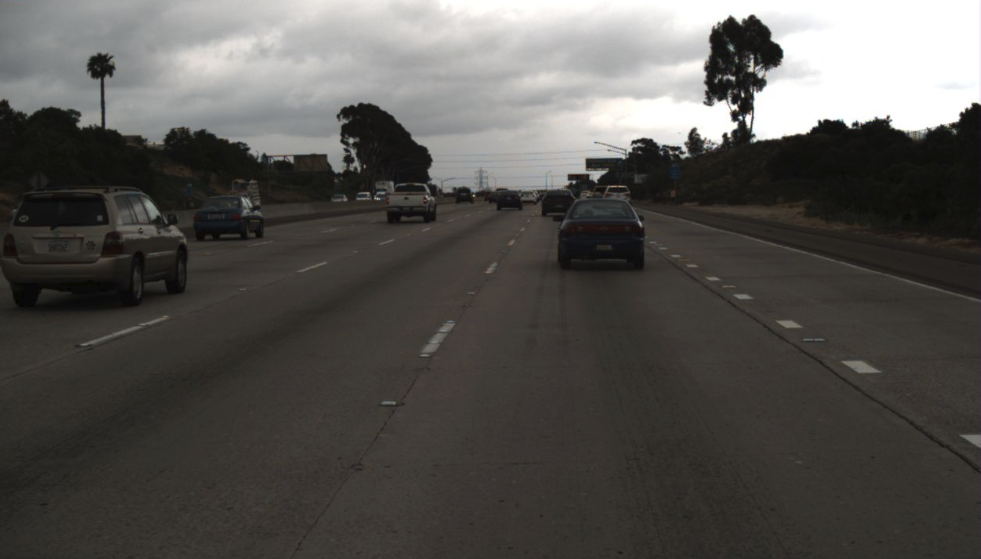
#> input picture code/lane_dectection/test_image/image/other/22.jpg, 981 x 559 px
$ python -i main.py   (imports and definitions only)   (older library calls are emulated)
#> lines starting #> are read from the running program, lines starting #| are printed output that depends on the picture; after the words box and inside, x2 and y2 are one past the last pixel; in counts of white or black regions, pixels touching at a corner belong together; long printed decimals are rounded
### code/lane_dectection/code/img_preprocess_dd.py
# 调库
import cv2
import numpy as np
from matplotlib import pyplot as plt

# 引用其他模块
import main

""" 这一部分是图像预处理的过程，包括灰度化，高斯滤波，高斯模糊，canny边缘提取 """


# 直方图均衡化
# [20 lines left out: functions histogram_equalization, grayscale, not called in this run]

# 灰度图转换 处理单张照片
def img_gray(img):
    img_gray = cv2.cvtColor(img, cv2.COLOR_RGB2GRAY)
    return img_gray

# 自定义的高斯滤波
def GaussianFilter(img):
    h, w, c = img.shape
    # 高斯滤波
    K_size = 3
    sigma = 1.3

    # 零填充
    pad = K_size // 2
    out = np.zeros((h + 2 * pad, w + 2 * pad, c), dtype=float) # np.float 改为float
    out[pad:pad + h, pad:pad + w] = img.copy().astype(float)

    # 定义滤波核
    K = np.zeros((K_size, K_size), dtype=float)

    for x in range(-pad, -pad + K_size):
        for y in range(-pad, -pad + K_size):
            K[y + pad, x + pad] = np.exp(-(x ** 2 + y ** 2) / (2 * (sigma ** 2)))
    K /= (sigma * np.sqrt(2 * np.pi))
    K /= K.sum()

    # 卷积的过程
    tmp = out.copy()
    for y in range(h):
        for x in range(w):
            for ci in range(c):
                out[pad + y, pad + x, ci] = np.sum(K * tmp[y:y + K_size, x:x + K_size, ci])

    out_image = out[pad:pad + h, pad:pad + w].astype(np.uint8)

    return out_image


# 将all灰度图片进行高斯滤波之后保存
# [27 lines left out: functions Gaussian_img_save, Canny_img_save, img_canny, not called in this run]

### code/lane_dectection/code/lane_white_yellow_bb.py
# 调库
import cv2
import numpy as np

# 引用其他模块
import main

""" 获得白色和黄色的车道线 """

# 在图像的中下部获得白色的车道线的最大值
def Get_White_Max_Value(img):
    max_val = 0

    imshape = img.shape  # 获取图像大小

    # 使用两个嵌套的循环遍历车道附近的行和列
    for i in range(int(img.shape[0]/2), img.shape[0]):
        for j in range(int(img.shape[1] * 0.2), int(img.shape[1] * 0.8)):
            t_min = 255
            # 每个像素位置，遍历颜色通道
            for c in range(3):
                val = img[i, j, c]
                if val < t_min:
                    t_min = val
            if t_min > max_val:
                max_val = t_min
    # 返回最大的白色值
    return max_val


# RGB_Value 是一个长度为3的整型数组，表示颜色阈值；radius 是颜色半径
# 做颜色切割
def do_color_slicing(image, rgb_value, radius):
    row_size, col_size, _ = image.shape
    # 嵌套的循环遍历图像的每个像素点
    for i in range(row_size):
        for j in range(col_size):
            # 计算当前像素点与给定颜色阈值之间的差值
            l_r = int(image[i, j, 2]) - rgb_value[0]
            l_g = int(image[i, j, 1]) - rgb_value[1]
            l_b = int(image[i, j, 0]) - rgb_value[2]
            # 如果平方和大于颜色半径的平方，则将该像素点的RGB分量设置为0，即将其切割掉
            if (l_r * l_r + l_g * l_g + l_b * l_b > radius * radius):
                image[i, j] = [0, 0, 0]
    return image


# 获得白色掩膜
def Get_White_Line(input_image):
    # 2.获取 img_after_gaussian 的白色线的最大值
    white_max = Get_White_Max_Value(input_image)
    white_max *= 0.9

    rgb_white = [white_max, white_max, white_max]
    color_radius = 70
    # 3.对 img_after_gaussian 进行颜色切割，阈值为 rgb_white ，颜色半径为 color_radius
    white_mask = do_color_slicing(input_image, rgb_white, color_radius)

    return white_mask


# 通过HSI模型得到满足要求的黄色线
def Get_Yellow_Line(input_image):
    output_image = np.copy(input_image)

    for i in range(output_image.shape[0]):
        for j in range(output_image.shape[1]):
            # 获取当前像素的 RGB 值
            R = output_image[i, j, 2]
            G = output_image[i, j, 1]
            B = output_image[i, j, 0]

            if(R == 0 and G == 0 and B == 0):
                # 纯黑色直接pass
                pass
            else:
                # 将 RGB 值转换为 HSI 模型中的 H（色调）和 S（饱和度）
                H = get_hsi_h(R, G, B)
                S = get_hsi_s(R, G, B)

                # 设置色调范围和饱和度阈值
                range_value = 3
                value = 45
                threshold = 0.40

                # 判断当前像素 的 色滴Hue 是否满足黄色线的条件
                if (S >= threshold and
                         # 42 48
                         (H >= value - range_value and H <= value + range_value)):
                    # print(H)
                    # 符合条件的保留，不做处理
                    pass
                else:
                    # 不符合条件的像素设为黑色
                    output_image[i, j] = [0, 0, 0]

    return output_image

# 获取 HSI 模型中的色调 H
def get_hsi_h(R, G, B):
    CMax = max(R, G, B)
    CMin = min(R, G, B)

    delta = CMax - CMin
    rt_val = 0

    if delta == 0:
        return 0
    elif CMax == R:
        GB = (int(G) - int(B)) / delta
        rt_val = GB * 60
        if G < B:
            rt_val += 360
    elif CMax == G:
        BR = (int(B) - int(R)) / delta
        rt_val = BR * 60 + 120
    elif CMax == B:
        RG = (int(R) - int(G)) / delta
        rt_val = RG * 60 + 240

    return rt_val


# 获取 HSI 模型中的饱和度 S
def get_hsi_s(R, G, B):
    # 将其范围映射到 [0, 1]
    CMax = R / 255.0
    CMin = R / 255.0
    g = G / 255.0
    b = B / 255.0

    if g > CMax:
        CMax = g
    if b > CMax:
        CMax = b
    if g < CMin:
        CMin = g
    if b < CMin:
        CMin = b

    L = (CMax + CMin) / 2

    if CMax == CMin:
        return 0
    elif L >= 0.5:
        return (CMax - CMin) / (2.0 - CMax - CMin)
    else:
        return (CMax - CMin) / (CMax + CMin)


#  悬小小博客，判断黄色车道和白色车道
# [23 lines left out: function color_judge, not called in this run]


# 把两幅图像相加
def tow_img_overlay(image_white, image_yellow):
    out_img = np.zeros_like(image_white)  # 创建与 image1 相同大小的零矩阵作为结果

    for i in range(out_img.shape[0]):
        for j in range(out_img.shape[1]):
            # 白色掩膜的 rgb
            w_R = image_white[i, j, 2]
            w_G = image_white[i, j, 1]
            w_B = image_white[i, j, 0]
            # 黄色掩膜的 rgb
            y_R = image_yellow[i, j, 2]
            y_G = image_yellow[i, j, 1]
            y_B = image_yellow[i, j, 0]
            rs_R = (w_R + y_R)
            rs_G = (w_G + y_G)
            rs_B = (w_B + y_B)
            # 判断输出图像的rgb是否大于255
            rs_R = 255 if rs_R > 255 else rs_R
            rs_G = 255 if rs_G > 255 else rs_G
            rs_B = 255 if rs_B > 255 else rs_B
            # 赋值
            out_img[i, j, 2] = rs_R
            out_img[i, j, 1] = rs_G
            out_img[i, j, 0] = rs_B

    return out_img


# 闭运算
def img_close_operation(img):
    kernel_size = 6
    kernel = np.ones((kernel_size, kernel_size), np.uint8)

    # 膨胀操作
    dilation1 = cv2.dilate(img, kernel, iterations=1)

    # 腐蚀操作
    erosion = cv2.erode(dilation1, kernel, iterations=1)

    # [9 lines of commented-out code are left out]

    return erosion


# 得到经过改模块处理之后的img
# [12 lines left out: function gain_lane_bb, not called in this run]

### code/lane_dectection/code/img_roi_gain_cc.py
# 调库
import cv2
import numpy as np

# 引用其他模块
import main

"""" 获取感兴趣的区域，这一段是针对车道检测的部分 """

# 车道检测
# 根据车的方向，构建一个梯形和三角形区域，消除四周的背景干扰
def roi_trapezoid(image):
    # 生成感兴趣区域即Mask掩模
    mask = np.zeros_like(image)  # 生成图像大小一致的mask矩阵

    row = image.shape[0]  # 行 y  height
    line = image.shape[1]  # 列 x  width
    print('row = ', row)
    print('line = ', line)

    # 填充顶点vertices中间区域
    if len(image.shape) > 2:
        channel_count = image.shape[2]
        ignore_mask_color = (255,) * channel_count
    else:
        ignore_mask_color = 255

    # 定义多边形的顶点坐标 1280*720
    # 缩放为 640*360
    # 1   4
    # 2   3                         1          2          3           4
    # vertices = np.array([[250, 200], [60,355], [600, 355], [400, 200]], np.int32)

    # 定义多边形的顶点坐标 1280*720
    # 缩放为 640*360
    # 1   4
    # 2   3                           1          2                3           4
    vertices = np.array([[0, row*0.65], [0, row], [line, row], [line, row*0.65]], np.int32)

    # 将多边形的顶点数组组合成列表
    polygons = [vertices]

    # 填充梯形区域
    cv2.fillPoly(mask, polygons, ignore_mask_color)
    # 目标区域提取：逻辑与
    masked_image = cv2.bitwise_and(image, mask)
    return masked_image

# 针对路沿检测
# 生成ROI感兴趣区域即Mask掩模
# [31 lines left out: function region_of_interest, not called in this run]

### code/lane_dectection/code/img_hough_transform_ee.py
# 调库
import cv2
import numpy as np

# 引用其他模块
import main

""" 对图像进行霍夫变换 """

#   全局变量
white = "White"
yellow = "Yellow"

# Canny边缘检测
def canny(image):
    # canny算子提取边缘
    # 低阈值
    low_threshold = 75
    # 高阈值
    high_threshold = 225
    return cv2.Canny(image, low_threshold, high_threshold)


# 霍夫变换
# [10 lines left out: function hough_lines, not called in this run]


# 筛选斜率在0.5到1.2之间的直线
def select_line(lines):
    slope_min = 0.5  # 斜率低阈值
    slope_max = 1.2  # 斜率高阈值
    filtered_lines = []
    for line in lines:
        # 获取线段的起点和终点坐标
        x1, y1, x2, y2 = line[0]
        # 计算斜率
        slope = (y2 - y1) / (x2 - x1)
        # 判断斜率是否在0.5到1.2之间
        if slope_min <= abs(slope) <= slope_max:
            print(slope)
            filtered_lines.append(line)
    return filtered_lines


# 绘制车道线，将经过hough变换之后检测到的直线绘制出来
def draw_chedao_lines(image, lines, thickness):
    # 分别用于存储右侧车道线的y坐标、x坐标和斜率
    right_y_set = []
    right_x_set = []
    right_slope_set = []
    # 存储左侧车道线的相关信息
    left_y_set = []
    left_x_set = []
    left_slope_set = []

    # slope_min = .25  # 斜率低阈值
    # slope_max = .90  # 斜率高阈值
    slope_min = 0.5  # 斜率低阈值
    slope_max = 1.2  # 斜率高阈值
    middle_x = image.shape[1] / 2  # 图像中线x坐标   image.shape[1]是图像的列数
    max_y = image.shape[0]  # 最大y坐标  image.shape[0]是图像的行数

    for line in lines:       # 迭代检测到的直线集合lines
        for x1, y1, x2, y2 in line:     # 遍历每条直线的端点坐标 (x1, y1, x2, y2)
            fit = np.polyfit((x1, x2), (y1, y2), 1)  # 拟合成直线
            slope = fit[0]  # 斜率

            # print('x1 = ', x1, ' x2 = ', x2, ' y1 = ', y1, ' y2 = ', y2 ,'\n')
            print('slope = ', slope)
                # 比较斜率是否在阈值范围内，判断直线是属于左侧车道线还是右侧车道线
            if slope_min < np.absolute(slope) <= slope_max:
                # 将斜率大于0且线段X坐标在图像中线右边的点存为右边车道线
                if slope > 0 and x1 > middle_x and x2 > middle_x:
                    right_y_set.append(y1)
                    right_y_set.append(y2)
                    right_x_set.append(x1)
                    right_x_set.append(x2)
                    right_slope_set.append(slope)
                # 将斜率小于0且线段X坐标在图像中线左边的点存为左边车道线
                # elif slope < 0 and x1 < middle_x and x2 < middle_x:
                elif slope < 0:
                    left_y_set.append(y1)
                    left_y_set.append(y2)
                    left_x_set.append(x1)
                    left_x_set.append(x2)
                    left_slope_set.append(slope)

    # BGR
    left_line_color = (1, 255, 0)   # 左车道颜色 绿色
    right_line_color = (255, 81, 22)  # 右车道颜色  蓝色

    # 绘制左车道线
    if left_y_set:
        lindex = left_y_set.index(min(left_y_set))  # 在左侧车道线的y坐标集合中找到最高点的索引 lindex
        # 获取对应的x坐标 left_x_top 和y坐标 left_y_top
        left_x_top = left_x_set[lindex]
        left_y_top = left_y_set[lindex]
        lslope = np.median(left_slope_set)  # 计算左侧车道线的平均斜率 lslope
        # 根据斜率计算车道线与图片下方交点作为起点
        left_x_bottom = int(left_x_top + (max_y - left_y_top) / lslope)
        # 绘制线段
        cv2.line(image, (left_x_bottom, max_y), (left_x_top, left_y_top), left_line_color, thickness)

    # 绘制右车道线
    if right_y_set:
        rindex = right_y_set.index(min(right_y_set))  # 最高点
        right_x_top = right_x_set[rindex]
        right_y_top = right_y_set[rindex]
        rslope = np.median(right_slope_set)
        # 根据斜率计算车道线与图片下方交点作为起点
        right_x_bottom = int(right_x_top + (max_y - right_y_top) / rslope)
        # 绘制线段
        cv2.line(image, (right_x_top, right_y_top), (right_x_bottom, max_y), right_line_color, thickness)

# [24 lines of commented-out code are left out]
# [156 lines left out: functions solid_dotted_judge, detect_lane_color, draw_luyan_lines, not called in this run]


""""
# 绘制路沿线，将经过hough变换之后检测到的直线绘制出来
def draw_luyan_lines(image, lines, color=[0, 0, 255], thickness=2):
    line_image = np.zeros_like(image)  # 生成与原始图像大小一致的zeros矩,具有相同的行数、列数和通道数
    # 定义点的颜色
    # color = (0, 0, 255)  # 红色，以 (B, G, R) 的顺序表示

    slope_threshold_low = 1.5     # 低阈值
    slope_threshold_high = 4  # 高阈值

    # 在图片上绘制直线
    for line in lines:
        x1, y1, x2, y2 = line[0]
        # 计算直线斜率
        slope = (y2 - y1) / (x2 - x1)
        # 判断直线斜率是否在阈值范围内
        if slope_threshold_low <= abs(slope) <= slope_threshold_high:
            cv2.line(line_image, (x1, y1), (x2, y2), color, thickness=thickness)

        # 绘制点
        # cv2.circle(line_image, (x1, y1), radius=2, color=color, thickness=-1)
        # cv2.circle(line_image, (x2, y2), radius=2, color=color, thickness=-1)

    return line_image

"""

# 显示经过霍夫变换检测出来的直线
# [15 lines left out: function img_detect_line, not called in this run]

# 原图像与车道线图像按照a:b比例融合
def weighted_img(img_after_gaussian, line_image):
    alpha = 0.8  # 原图像权重
    beta = 1  # 车道线图像权重
    lambda_ = 0
    blended_image = cv2.addWeighted(img_after_gaussian, alpha, line_image, beta, lambda_)
    return blended_image

### code/lane_dectection/code/main.py
# 调库
import cv2
import numpy as np
from PIL import ImageEnhance

# 引用其他模块
import lane_white_yellow_bb as bb
import video_img_convert_aa as aa
import img_preprocess_dd as dd
import img_roi_gain_cc as cc
import img_hough_transform_ee as ee


# 全局变量
# 视频路径
# video_path = "D:\\AllCode\\python\\lane_dectection\\vedio\\project_video.mp4"
# # 图片保存地址
# origin_img_save_path = "D:\\AllCode\\python\\lane_dectection\\all_image\\image\\"


# 以下是测试使用的 5s video，用于验证实验
# 全局变量
# 视频路径
video_path = "D:\\AllCode\\python\\lane_dectection\\test_image\\vedio\\video_5s.mp4"
# 原始图片保存地址
origin_img_save_path = "D:\\AllCode\\python\\lane_dectection\\test_image\\image\\origin_image\\"
# 灰度图片保存地址
gray_img_save_path = "D:\\AllCode\\python\\lane_dectection\\test_image\\image\\gray_image\\"
# 将灰度图片进行高斯滤波之后的保存地址
gaussian_img_save_path = "D:\\AllCode\\python\\lane_dectection\\test_image\\image\\gaussian_image\\"
# 将经过高斯滤波之后的照片进行Canny边缘检测之后的保存地址
canny_img_save_path = "D:\\AllCode\\python\\lane_dectection\\test_image\\image\\Canny_image\\"


# 原始图片保存地址
other_img_save_path = "D:\\AllCode\\python\\lane_dectection\\test_image\\image\\other\\"

# 以下是测试使用的 8s 有路沿的video，用于验证实验
video_luyan_path = "D:\\AllCode\\python\\lane_dectection\\test_image\\vedio\\video_luyan.mp4"
img_luyan_save_path = "D:\\AllCode\\python\\lane_dectection\\test_image\\img_luyan\\py_img\\"

# 个人logo
logo = '-ljf-632109160602'

# 设置窗口大小
window_width = 640
window_height = 480


# 直方图均衡化，为了判断效果
# [283 lines left out: functions histogram_equalization_test, test_y_w, show_luyan_img, show_chedao_img, show_chedao_vedio, handle_chedao_img and 1 more, not called in this run]

# [2 lines not run here, left out]

>>> import cv2
>>> picture = cv2.imread('../test_image/image/other/22.jpg')
#> picture is the input picture: shape (559, 981, 3); mean B, G, R 80.3, 83.4, 85.5
>>> result = handle_chedao_img(picture)
#> in handle_chedao_img, `img_origin = cv2.resize(img_origin, (window_width, window_height))`:
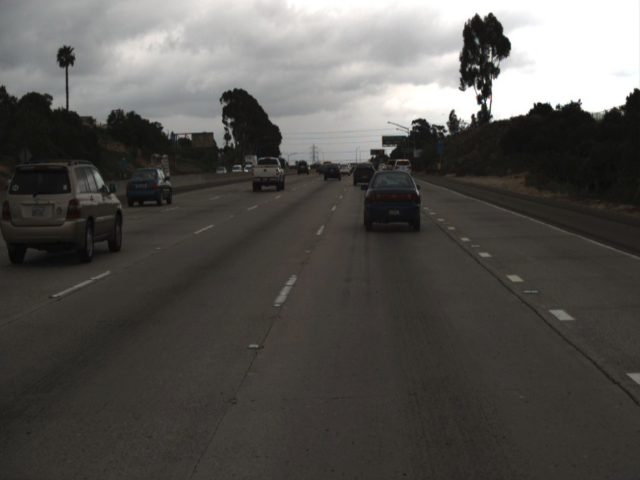
#> img_origin: shape (480, 640, 3); mean of channels 0, 1, 2 80.2, 83.3, 85.4; drawn as B, G, R
#> after the loop in Get_Yellow_Line, `for i in range(output_image.shape[0]):`:
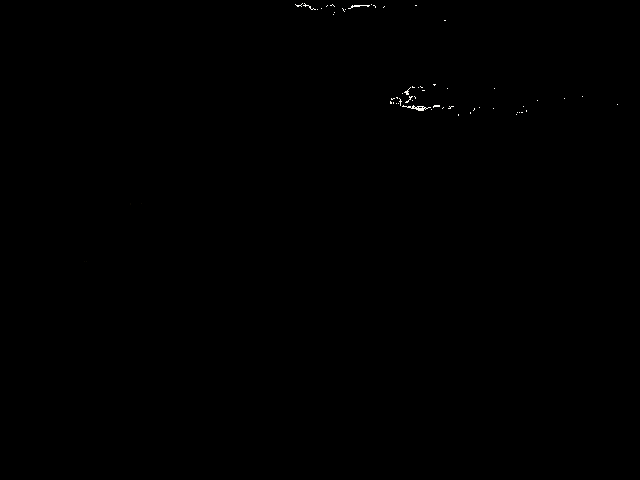
#> output_image: shape (480, 640, 3); mean of channels 0, 1, 2 0.2, 0.2, 0.2; drawn as B, G, R
#> after the loop in do_color_slicing, `for i in range(row_size):`:
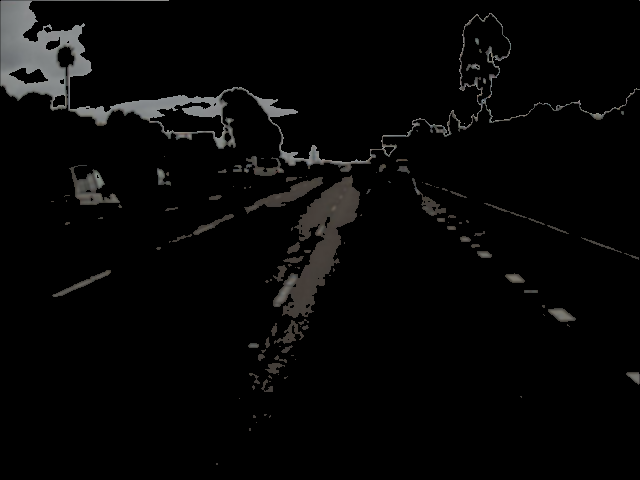
#> image: shape (480, 640, 3); mean of channels 0, 1, 2 6.6, 6.8, 6.9; drawn as B, G, R
#| row =  480
#| line =  640
#> in roi_trapezoid, `cv2.fillPoly(mask, polygons, ignore_mask_color)`:
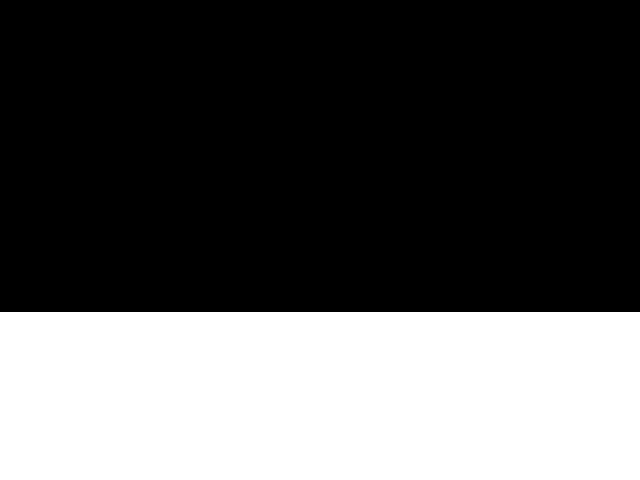
#> mask: shape (480, 640, 3); 35% white; 1 white region, box (x1, y1, x2, y2) and area: (0, 312, 640, 480) 107520
#> in canny, `return cv2.Canny(image, low_threshold, high_threshold)`:
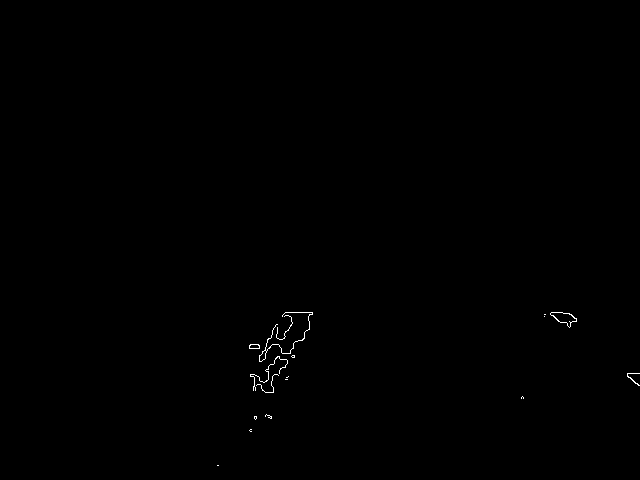
#> returned value: shape (480, 640); 0.18% white in thin lines or dots, all inside (x1, y1, x2, y2) = (217, 312, 640, 466)
#> the loop in select_line, `for line in lines:` made 10 passes
#> line on passes 1 to 10: [[249, 430, 285, 331]], [[254, 382, 309, 327]], [[252, 376, 275, 325]], [[259, 357, 291, 325]], [[250, 429, 309, 314]], [[268, 415, 277, 324]], [[567, 313, 635, 383]], [[249, 345, 303, 339]], [[253, 390, 276, 324]], [[253, 388, 304, 337]]
#| -1.0
#| -1.0
#| 1.029
#| -1.0
#> the loop in draw_chedao_lines, `for line in lines:` made 4 passes
#| slope =  -1.000
#| slope =  -1
#| slope =  1.029
#| slope =  -1.000
#> in draw_chedao_lines, `cv2.line(image, (right_x_top, right_y_top), (right_x_bottom, max_y), r..`:
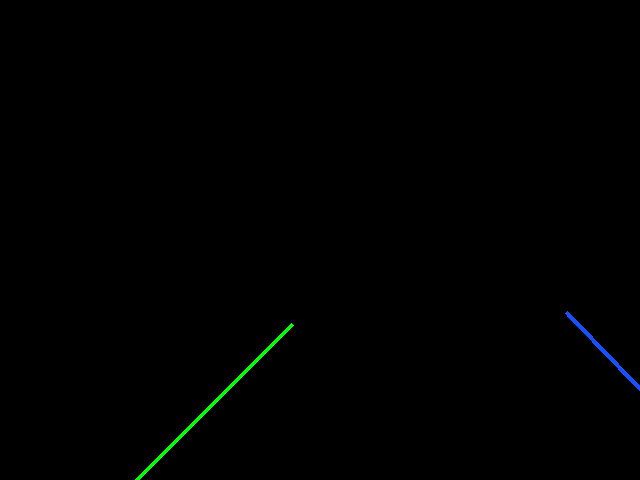
#> image: shape (480, 640, 3); mean of channels 0, 1, 2 0.4, 0.8, 0; drawn as B, G, R
